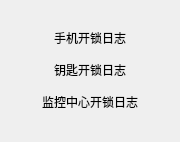
                  <widget class="QWidget" name="page_25">
                   <property name="geometry">
                    <rect>
                     <x>0</x>
                     <y>0</y>
                     <width>180</width>
                     <height>142</height>
                    </rect>
                   </property>
                   <attribute name="label">
                    <string>开锁日志</string>
                   </attribute>
                   <layout class="QVBoxLayout" name="verticalLayout_53">
                    <item>
                     <spacer name="verticalSpacer_33">
                      <property name="orientation">
                       <enum>Qt::Vertical</enum>
                      </property>
                      <property name="sizeHint" stdset="0">
                       <size>
                        <width>20</width>
                        <height>17</height>
                       </size>
                      </property>
                     </spacer>
                    </item>
                    <item>
                     <widget class="QPushButton" name="pushButton_78">
                      <property name="styleSheet">
                       <string notr="true">font: 75 10pt &quot;新宋体&quot;;</string>
                      </property>
                      <property name="text">
                       <string>手机开锁日志</string>
                      </property>
                      <property name="flat">
                       <bool>true</bool>
                      </property>
                     </widget>
                    </item>
                    <item>
                     <widget class="QPushButton" name="pushButton_83">
                      <property name="enabled">
                       <bool>true</bool>
                      </property>
                      <property name="styleSheet">
                       <string notr="true">font: 75 10pt &quot;新宋体&quot;;</string>
                      </property>
                      <property name="text">
                       <string>钥匙开锁日志</string>
                      </property>
                      <property name="flat">
                       <bool>true</bool>
                      </property>
                     </widget>
                    </item>
                    <item>
                     <widget class="QPushButton" name="pushButton_84">
                      <property name="styleSheet">
                       <string notr="true">font: 75 10pt &quot;新宋体&quot;;</string>
                      </property>
                      <property name="text">
                       <string>监控中心开锁日志</string>
                      </property>
                      <property name="flat">
                       <bool>true</bool>
                      </property>
                     </widget>
                    </item>
                    <item>
                     <spacer name="verticalSpacer_34">
                      <property name="orientation">
                       <enum>Qt::Vertical</enum>
                      </property>
                      <property name="sizeHint" stdset="0">
                       <size>
                        <width>20</width>
                        <height>18</height>
                       </size>
                      </property>
                     </spacer>
                    </item>
                   </layout>
                  </widget>
